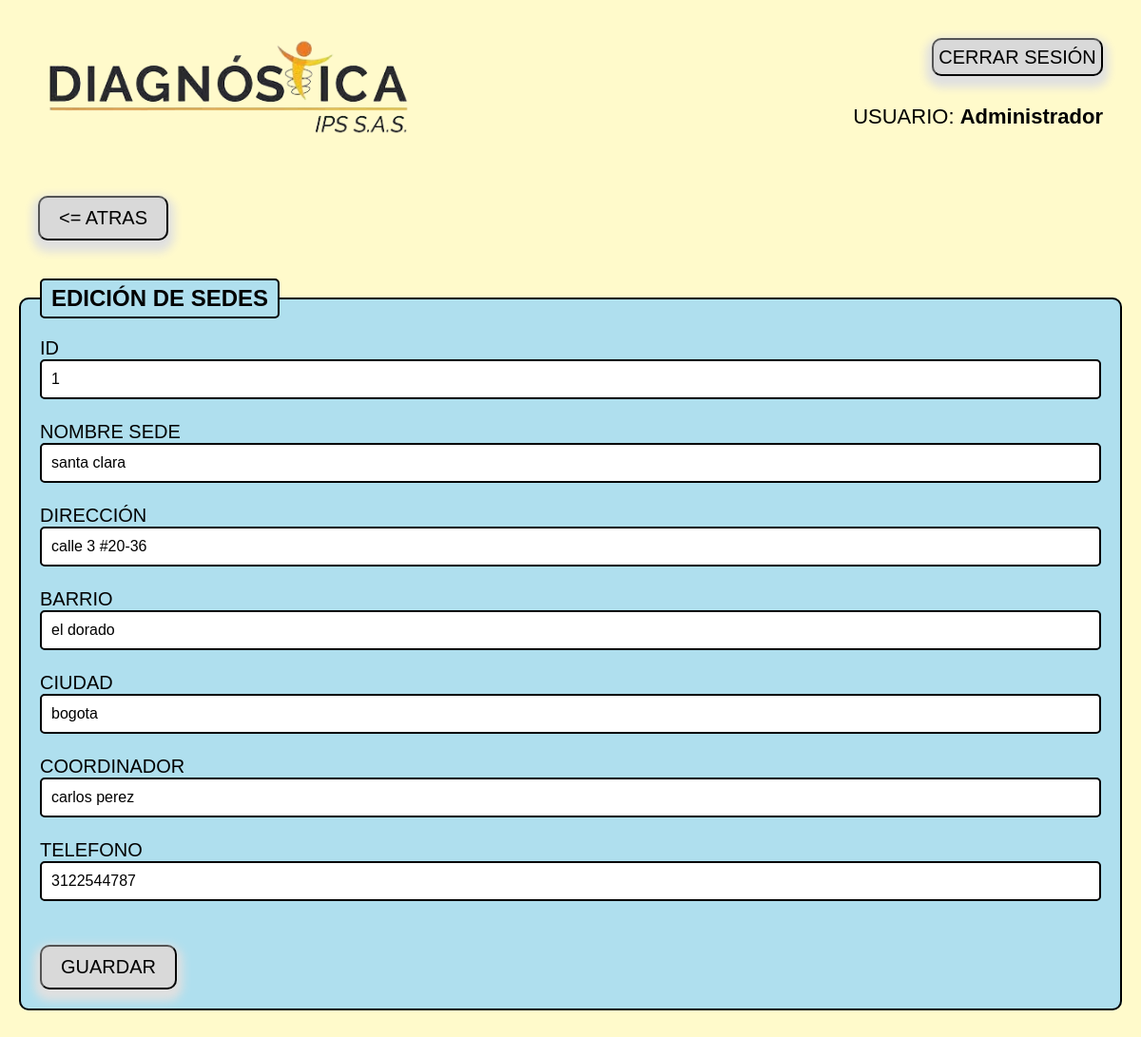
Screenshot of /usu_logistica/pedido_sedes/actualizar_sedes.php?id=1 (signed in) with the database file from the repository.
### tables this page shows
CREATE TABLE `sedes` (
  `id` int(11) NOT NULL,
  `nombre_sede` varchar(250) NOT NULL,
  `direccion` varchar(250) NOT NULL,
  `barrio` varchar(250) NOT NULL,
  `ciudad` varchar(250) NOT NULL,
  `coordinador` varchar(250) NOT NULL,
  `telefono` varchar(30) NOT NULL
);

### usu_logistica/pedido_sedes/actualizar_sedes.php (the view, shortened to what this page needs)
<!DOCTYPE html>
<html lang="en">
    <head>
       <link rel="stylesheet" href="../../css/estilos_actualizar_proveedores.css" />
   </head>
   <body>
        <div class="container">
           <nav class="navbar">
               <img class="logo-adm"src="../../images/logo-adm.png" alt="logo">
               <ul class="nav pull-right">
                   <li>
                       <form method="post" action="../../desconectar.php">
                           <button type="submit" class="cerrar_sesion">CERRAR SESIÓN</button>
                       </form>
                   </li>
                   <li class="Usuario">USUARIO: <strong><?php echo $_SESSION['user']; ?></strong></li>
               </ul>
           </nav>
           <div class="row">
               <form method="post" action="sedes.php">
                   <button type="submit" class="btn_atras"><= ATRAS</button>
               </form>
		        <div class="row-fluid">
					<fieldset>
						<legend  style="font-size: 18pt"><b>EDICIÓN DE SEDES</b></legend>
		                <?php
		                    extract($_GET);
		                    require("../../connect_db.php");
		                    $sql="SELECT * FROM sedes WHERE id=$id";
		                    $ressql=mysqli_query($mysqli,$sql);
		                    while ($row=mysqli_fetch_row ($ressql)){
		    	            $id=$row[0];
		    	            $nombre_sede=$row[1];
		    	            $direccion=$row[2];
		    	            $barrio=$row[3];
		    	            $ciudad=$row[4];
		    	            $coordinador=$row[5];
							$telefono=$row[6];
		                    }
		                ?>
		                <form action="ejecutar_actualizar_sedes.php" method="post">
				            ID<br> <input type="text" name="id" value= "<?php echo $id ?>" readonly="readonly"><br>
							<br>
				            NOMBRE SEDE<br> <input type="text" name="nombre_sede" value="<?php echo $nombre_sede?>"><br>
							<br>
				            DIRECCIÓN<br> <input type="text" name="direccion" value="<?php echo $direccion?>"><br>
							<br>
				            BARRIO<br> <input type="text" name="barrio" value="<?php echo $barrio?>"><br>
							<br>
				            CIUDAD<br> <input type="text" name="ciudad" value="<?php echo $ciudad?>"><br>
							<br>
							COORDINADOR<br> <input type="text" name="coordinador" value="<?php echo $coordinador?>"><br>
                            <br>
							TELEFONO<br> <input type="text" name="telefono" value="<?php echo $telefono?>"><br>
							<br>
				            <br>
				            <input type="submit" value="GUARDAR" class="btn btn-success btn-primary">
			            </form>
					</fieldset>
		        </div>
			</div>
		</div>
    </body>
</html>

### css/estilos_actualizar_proveedores.css (style rules this page uses)
* { margin: 0; padding: 0; box-sizing: border-box; }
body { font-family: Arial, sans-serif; background-color: #FFFACB; }
.container { background-color: #FFFACB; padding: 20px; }
.navbar { background-color:transparent; padding: 20px; margin-bottom: 10px; flex-direction: column; }
.navbar ul { list-style: none; display: flex; justify-content: flex-end; flex-direction: column; align-items: flex-end; }
.navbar ul li { margin-left: 10px; }
.logo-adm { position:absolute; width: 400px; }
.cerrar_sesion { background-color: #D9D9D9; margin: 0px 0px 30px 90px; width: 180px; height: 40px; border-radius: 10px; cursor: pointer; font-size: 20px; font-family:'Franklin Gothic Medium', 'Arial Narrow', Arial, sans-serif; box-shadow: 0 6px 10px 6px #e0e0e0; position: relative; }
.Usuario { color: black; font-size: 22px; }
.row-fluid { background-color:transparent; border-radius: 20px; font-family:'Franklin Gothic Medium', 'Arial Narrow', Arial, sans-serif; font-size: 20px; }
fieldset { background-color:#afdfee; border: 2px solid black; padding: 20px; margin-bottom: 20px; border-radius: 10px; }
legend { background-color:#afdfee; font-size: 20px; color: black; padding: 5px 10px; border: 2px solid black; border-radius: 5px; }
.articulo_descontinuado, input[type="date"], input[type="text"], input[type="password"] { width: 100%; padding: 10px; border: 2px solid black; border-radius: 5px; font-size: 16px; }
input[type="submit"] { background-color: #D9D9D9; color: black; padding: 10px 20px; border-radius: 10px; cursor: pointer; font-size: 20px; font-family:'Franklin Gothic Medium', 'Arial Narrow', Arial, sans-serif; box-shadow: 0 6px 10px 6px #e0e0e0; }
.btn_atras { margin: 40px 20px; padding: 10px 20px; font-size: 20px; background-color: #D9D9D9; border-radius: 10px; font-family:'Franklin Gothic Medium', 'Arial Narrow', Arial, sans-serif; color: black; cursor: pointer; box-shadow: 0 6px 10px 6px #e0e0e0; }

### rows the page displays
sedes: id "1", nombre_sede "santa clara", direccion "calle 3 #20-36", barrio "el dorado", ciudad "bogota", coordinador "carlos perez", telefono "3122544787"

### other values shown
$_SESSION['user'] "Administrador"
